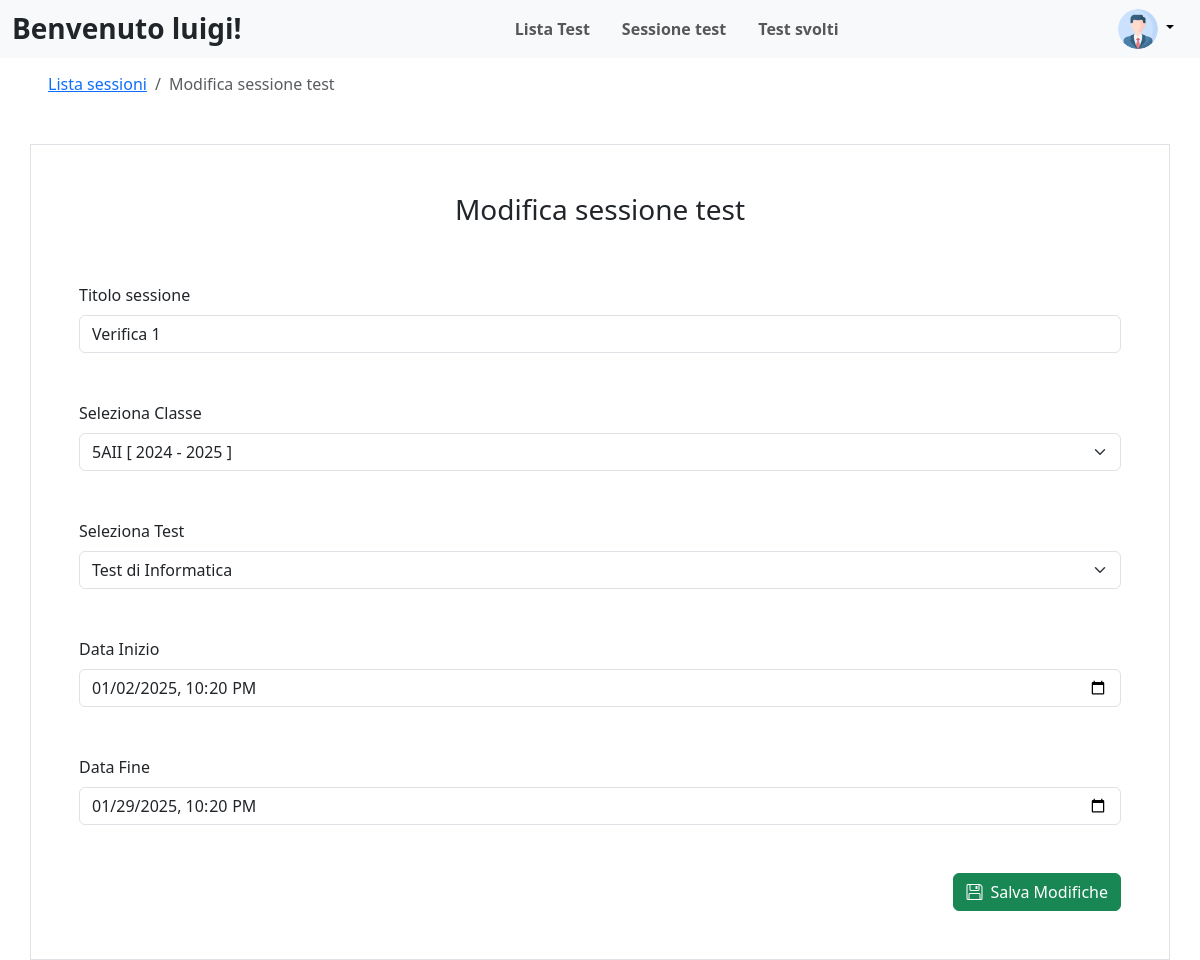
/modificaSessioneTest.php?id=10 (signed in), run on the app's committed database.
### tables this page shows
CREATE TABLE `sessione_test` (
  `id` int(11) NOT NULL,
  `id_test` int(11) NOT NULL,
  `nome` varchar(255) NOT NULL,
  `id_classe` int(11) NOT NULL,
  `data_inizio` datetime NOT NULL,
  `data_fine` datetime NOT NULL,
  `stato` enum('completato','in corso','programmato') NOT NULL DEFAULT 'programmato',
  `creato_da` int(11) NOT NULL
);

### modificaSessioneTest.php (the view, shortened to what this page needs)
<?php
    include "include/db.php";
    $id_sessione = $_GET['id'];
    $sql = "SELECT * FROM sessione_test WHERE id = ?";
    if ($stmt = $conn->prepare($sql)) {
        $stmt->bind_param("i", $id_sessione);
        $stmt->execute();
        $result = $stmt->get_result();
        if ($result->num_rows > 0) {
            $sessione = $result->fetch_assoc();
        } else {
            go_to("sessione_test.php");
        }
    } else {
        go_to("sessione_test.php");
    }
?>
<!DOCTYPE html>
<html lang="en">
<head>
    <link href="https://cdn.jsdelivr.net/npm/bootstrap@5.3.0-alpha1/dist/css/bootstrap.min.css" rel="stylesheet">
    <link href="https://cdn.jsdelivr.net/npm/bootstrap-icons/font/bootstrap-icons.css" rel="stylesheet">
</head>
<body>
    <?php include "include/navbar-docente.php"; ?>
    <div class="ms-5 mt-5 pt-4">
        <nav aria-label="breadcrumb">
            <ol class="breadcrumb">
                <li class="breadcrumb-item" aria-current="page"><a href="sessione_test.php">Lista sessioni</a></li>
                <li class="breadcrumb-item active" aria-current="page">Modifica sessione test</li>
            </ol>
        </nav>
    </div>
    <div class="container mt-5 border p-5 d-flex flex-column gap-5">
        <h3 class="text-center">Modifica sessione test</h3>
        <form action="<?php echo $_SERVER["PHP_SELF"] . '?id=' . $id_sessione; ?>" method="POST" class="d-flex flex-column gap-5">
            <div>
                <label for="titolo" class="form-label">Titolo sessione</label>
                <input class="form-control" type="text" id="titolo" name="titolo" value="<?php echo htmlspecialchars($sessione['nome']); ?>" required>
            </div>
            <div>
                <label for="id_classe" class="form-label">Seleziona Classe</label>
                <select class="form-select" id="id_classe" name="id_classe" required>
                    <?php
                        $sql_classe = "SELECT id, nome, anno_inizio, anno_fine FROM classe";
                        $result_classe = $conn->query($sql_classe);
                        while ($row_classe = $result_classe->fetch_assoc()) {
                            $selected = ($row_classe['id'] == $sessione['id_classe']) ? 'selected' : '';
                            echo "<option value='" . $row_classe['id'] . "' $selected>" . $row_classe['nome'] . " [ " . $row_classe['anno_inizio'] . " - ". $row_classe['anno_fine'] . " ] " . "</option>";
                        }
                    ?>
                </select>
            </div>
            <div>
                <label for="id_test" class="form-label">Seleziona Test</label>
                <select class="form-select" id="id_test" name="id_test" required>
                    <?php
                        $sql_test = "SELECT id, titolo FROM test";
                        $result_test = $conn->query($sql_test);
                        while ($row_test = $result_test->fetch_assoc()) {
                            $selected = ($row_test['id'] == $sessione['id_test']) ? 'selected' : '';
                            echo "<option value='" . $row_test['id'] . "' $selected>" . $row_test['titolo'] . "</option>";
                        }
                    ?>
                </select>
            </div>
            <div>
                <label for="data_inizio" class="form-label">Data Inizio</label>
                <input class="form-control" type="datetime-local" id="data_inizio" name="data_inizio" value="<?php echo $sessione['data_inizio']; ?>" required>
            </div>
            <div>
                <label for="data_fine" class="form-label">Data Fine</label>
                <input class="form-control" type="datetime-local" id="data_fine" name="data_fine" value="<?php echo $sessione['data_fine']; ?>" required>
            </div>
            <div class="ms-auto">
                <button class="btn btn-success my-auto" id="btn_salva" name="btn_salva"><i class="bi bi-floppy me-2"></i>Salva Modifiche</button>
            </div>
        </form>
    </div>
</body>
</html>

### data on the page
sessione_test: titolo "Verifica 1", data_inizio "01/02/2025 22:20", data_fine "01/29/2025 22:20"

### other printed values
$_SESSION["username"] "luigi"
form field id_classe "5AII [ 2024 - 2025 ]"
form field id_test "Test di Informatica"
